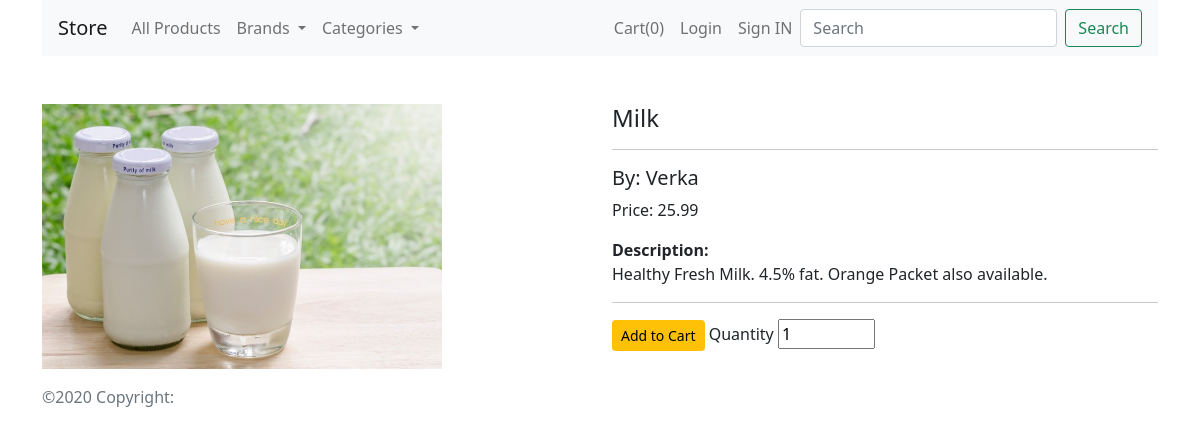
Page /product/1 on the committed database.
### shop/products/models.py (models this page shows, shortened)
class Product(db.Model):
    id = db.Column(INTEGER(unsigned=True), primary_key=True)
    name = db.Column(db.String(80), nullable=False)
    price = db.Column(FLOAT(unsigned=True), nullable=False)
    stock = db.Column(INTEGER(unsigned=True), nullable=False)
    desc = db.Column(db.Text, nullable=False)
    pub_date = db.Column(db.DateTime, nullable=False, default=datetime.now())
    brand_id = db.Column(INTEGER(unsigned=True), db.ForeignKey('brand.id', ondelete="CASCADE"), nullable=False)
    brand = db.relationship('Brand', backref=db.backref('brand', lazy=True))
    category_id = db.Column(INTEGER(unsigned=True), db.ForeignKey('category.id', ondelete="CASCADE"), nullable=False)
    category = db.relationship('Category', backref=db.backref('category', lazy=True))
    image_1 = db.Column(db.String(256), nullable=False, default='image1.jpg')

class Brand(db.Model):
    id = db.Column(INTEGER(unsigned=True), primary_key=True)
    name = db.Column(db.String(64), nullable=False, unique=True)

### shop/products/routes.py (the view)
@app.route('/product/<int:product_id>')
def product_details(product_id):
    product = Product.query.get_or_404(product_id)
    brands = Brand.query.join(Product, (Brand.id == Product.brand_id)).all()
    Category.query.join(Product, (Category.id == Product.category_id)).all()
    return render_template('products/product_details.html', product=product, title=product.name, brands=brands,
                           categories=get_entities_with_products('category'))

### shop/products/routes.py (called while the page is built)
def get_entities_with_products(entity_type):
    if entity_type == 'brand':
        entities = Brand.query.join(Product, (Brand.id == Product.brand_id)).all()
    elif entity_type == 'category':
        entities = Category.query.join(Product, (Category.id == Product.category_id)).all()
    else:
        raise ValueError("Invalid entity_type. It should be 'brand' or 'category'.")
    return entities

### shop/templates/products/product_details.html (shortened to what this page needs)
{% extends 'layout.html' %}
{% block body_block %}
    {% include 'navbar.html' %}
    <div class="container mt-5">
        <div class="row">
            <div class="col-md-6" id='b_image'>
                <img src="{{ url_for('static', filename='images/'+product.image_1) }}" alt="{{ product.name }}"
                     width="400px">
            </div>
            <div class="col-md-6">
                <h4>{{ product.name }}</h4>
                <hr>
                <h5>By: {{ product.brand.name }}</h5>
                <p>Price: {{ product.price }}</p>
                <strong>Description:</strong>
                <p>{{ product.desc }}</p>
                <hr>
                <form action="{{ url_for('add_cart') }}" method="post">
                    <button type="submit" class="btn btn-sm btn-warning">Add to Cart</button>
                    <label for="">Quantity</label>
                    <input type="number" name="quantity" id='' value="1" min="1" max="{{ product.stock }}">
                </form>
            </div>
        </div>
    </div>
{% endblock body_block %}

### rows in the picture
Product: image_1 (picture), name "Milk", price "25.99", desc "Healthy Fresh Milk. 4.5% fat. Orange Packet also available."
Brand: brand.name "Verka"

### other values in the picture
{{ session['shop_cart']|length }} "0"
